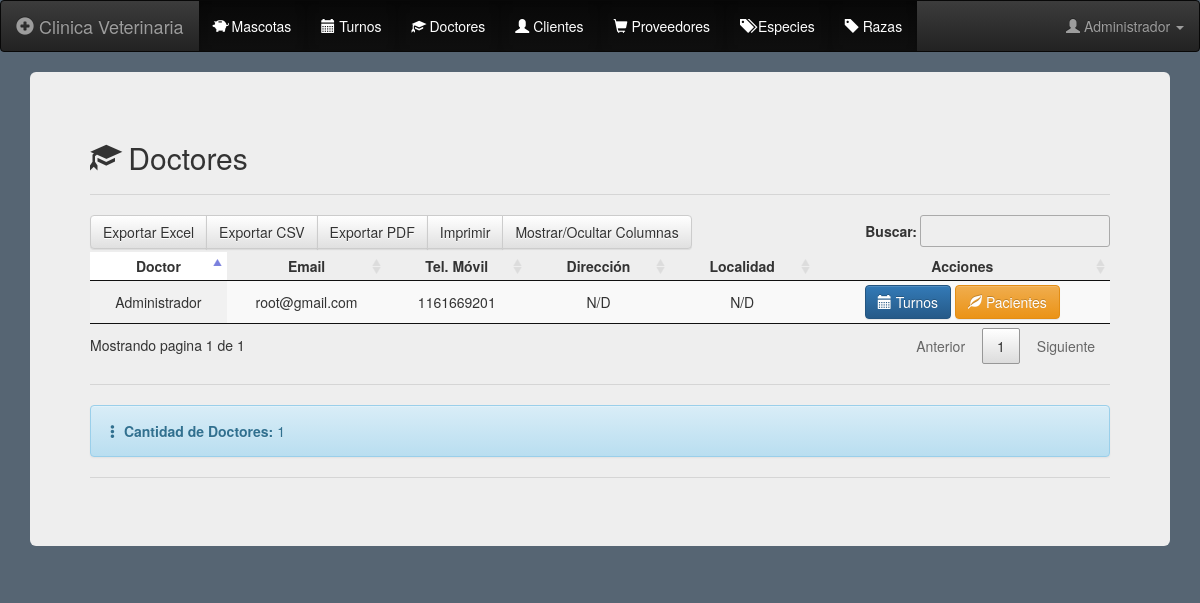
/doctores (signed in), run on an earlier commit of the app's database.
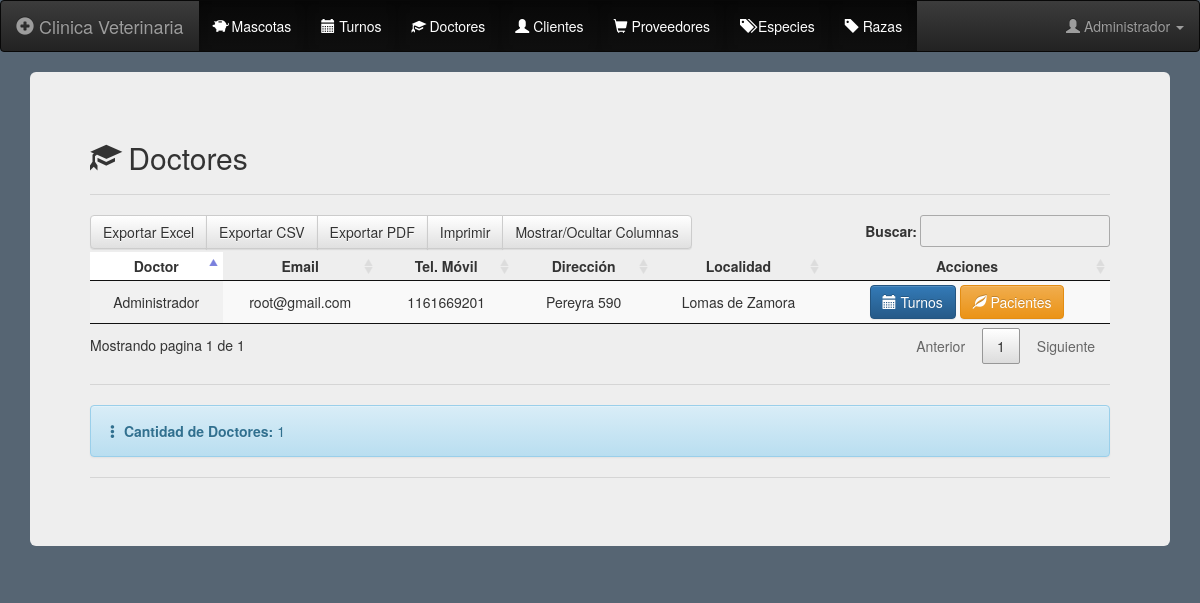
And on a later commit of the database.
### app/models.py (models this page shows)
class User(db.Model, UserMixin):
    id = db.Column(db.Integer, primary_key=True, autoincrement=True)
    name = db.Column(db.String(150), unique=True)
    user = db.Column(db.String(150), unique=True)
    email = db.Column(db.String(150), unique=True)
    cellphone =db.Column(db.String(10))
    address = db.Column(db.String(200))
    localization = db.Column(db.String(300))
    password = db.Column(db.String(150))
    user_type = db.Column(db.String(150))
    role = db.Column(db.Integer)

### app/views.py (the view)
@views.route('/doctores')
@login_required
def doctor():
	doctors = User.query.filter_by(user_type="doctor")
	count = User.query.filter_by(user_type="doctor").count()
	return render_template('doctores.html', doctors=doctors, count=count, user=current_user)

### app/__init__.py (called while the page is built)
def create_app():
	app = Flask(__name__)
	app.config['SECRET_KEY'] = 'veterinaria'
	app.config['SQLALCHEMY_TRACK_MODIFICATIONS'] = True
	app.config['SQLALCHEMY_DATABASE_URI'] = f'sqlite:///{DB_NAME}'
	db.init_app(app)
	from .views import views
	from .auth import auth
	app.register_blueprint(views, url_prefix='/')
	app.register_blueprint(auth, url_prefix='/')
	from .models import User, Pets, Races, Animal
	create_database(app)
	login_manager = LoginManager()
	login_manager.login_view = 'auth.login'
	login_manager.init_app(app)
	@login_manager.user_loader
	def load_user(id):
		return User.query.get(int(id))
	return app

### app/templates/doctores.html (shortened to what this page needs)
{% extends "index.html" %}
{% block content %}
  <div class="container-fluid">
    <div class="jumbotron">
      <h2><span class="glyphicon glyphicon-education" aria-hidden="true"></span> Doctores</h2><hr>
  <table class="display compact" style="width:100%" id="doctoresTable">
    <thead>
      <tr>
        <th class='text-nowrap text-center'>Doctor</th>
        <th class='text-nowrap text-center'>Email</th>
        <th class='text-nowrap text-center'>Tel. Móvil</th>
        <th class='text-nowrap text-center'>Dirección</th>
        <th class='text-nowrap text-center'>Localidad</th>
        <th class='text-nowrap text-center'>Acciones</th>
      </tr>
    </thead>
    <tbody>
      {% for doctor in doctors %}
        <tr>
          <td align="center">{{ doctor.name }}</td>
          <td align="center">{{ doctor.email }}</td>
          <td align="center">{{ doctor.cellphone }}</td>
          <td align="center">{{ doctor.address }}</td>
          <td align="center">{{ doctor.localization }}</td>
          <td class='text-nowrap' align="center">
              <a href="/turnos/{{ doctor.id }}" class="btn btn-primary "><span class="glyphicon glyphicon-calendar" aria-hidden="true"></span> Turnos</a>
              <a href="/pacientes/{{ doctor.id }}" class="btn btn-warning "><span class="glyphicon glyphicon-leaf" aria-hidden="true"></span> Pacientes</a>
          </td>
        </tr>
      {% endfor %}
    </tbody>
  </table><hr>
  <div class="alert alert-info"><span class="glyphicon glyphicon-option-vertical" aria-hidden="true"></span> <strong>Cantidad de Doctores:</strong> {{ count }} </div><hr>
</div>
</div>
{% endblock %}

### app/templates/index.html (shortened to what this page needs)
<!DOCTYPE html>
<html lang="es">
<head>
  <link rel="stylesheet" href="{{ url_for('static', filename='skeleton/css/bootstrap.min.css') }}" >
    <link rel="stylesheet" href="{{ url_for('static', filename='skeleton/css/bootstrap-theme.css') }}" >
    <link rel="stylesheet" href="{{ url_for('static', filename='skeleton/css/bootstrap-theme.min.css') }}" >
    <link rel="stylesheet" href="{{ url_for('static', filename='skeleton/css/scrolling-nav.css') }}" >
    <link rel="stylesheet" href="{{ url_for('static', filename='skeleton/css/index.css') }}" >
    <link rel="stylesheet" href="{{ url_for('static', filename='skeleton/Chart.js/Chart.min.css') }}" >
    <link rel="stylesheet" href="{{ url_for('static', filename='skeleton/Chart.js/Chart.css') }}" >
    <link rel="stylesheet" href="{{ url_for('static', filename='skeleton/css/jquery.dataTables.min.css') }}" >
    <link rel="stylesheet" href="{{ url_for('static', filename='skeleton/dataTables/buttons.dataTables.min.css') }}" >
    <link rel="stylesheet" href="{{ url_for('static', filename='skeleton/css/buttons.dataTables.min.css') }}" >
    <link rel="stylesheet" href="{{ url_for('static', filename='skeleton/css/buttons.bootstrap.min.css') }}" >
    <link rel="stylesheet" href="{{ url_for('static', filename='skeleton/css/jquery.dataTables-1.11.5.min.css') }}" >
    <link rel="stylesheet" href="{{ url_for('static', filename='skeleton/dataTables/fixedColumns.dataTables.min.css') }}" >
</head>
<body style="background-color:  #566573;" onload="nobackbutton();">
<nav class="navbar navbar-inverse">
  <div class="container-fluid">
    <div class="navbar-header">
      {% if user.is_authenticated %}
      <a class="navbar-brand" href="/main"><span class="glyphicon glyphicon-plus-sign" aria-hidden="true"></span> Clinica Veterinaria</a>
      {% else %}
      <a class="navbar-brand" href="/"><span class="glyphicon glyphicon-plus-sign" aria-hidden="true"></span> Clinica Veterinaria</a>
      {% endif %}
    </div>
    <ul class="nav navbar-nav">
      {% if user.is_authenticated %}
      {% if user.name == "Administrador" %}
      <li class="active"><a href="/mascotas"><span class="glyphicon glyphicon-piggy-bank" aria-hidden="true"></span> Mascotas</a></li>
      <li class="active"><a href="/turnos"><span class="glyphicon glyphicon-calendar" aria-hidden="true"></span> Turnos</a></li>
      <li class="active"><a href="/doctores"><span class="glyphicon glyphicon-education" aria-hidden="true"></span> Doctores</a></li>
      <li class="active"><a href="/clientes"><span class="glyphicon glyphicon-user" aria-hidden="true"></span> Clientes</a></li>
      <li class="active"><a href="/proovedores"><span class="glyphicon glyphicon-shopping-cart" aria-hidden="true"></span> Proveedores</a></li>
      <li class="active"><a href="/especies"><span class="glyphicon glyphicon-tags" aria-hidden="true"></span> Especies</a></li>
      <li class="active"><a href="/razas"><span class="glyphicon glyphicon-tag" aria-hidden="true"></span> Razas</a></li>
      {% else%}
      <li class="active"><a href="/mascotas/{{ user.id }}"><span class="glyphicon glyphicon-certificate" aria-hidden="true"></span> Mis Mascotas</a></li>
      <li class="active"><a href="/turnos/{{ user.id }}"><span class="glyphicon glyphicon-calendar" aria-hidden="true"></span> Mis Turnos</a></li>
      {% endif %}
    </ul>
    <ul class="nav navbar-nav navbar-right">
      <li class="dropdown">
        <a class="dropdown-toggle" data-toggle="dropdown" href="#"><span class="glyphicon glyphicon-user" aria-hidden="true"></span> {{ user.name }}
        <span class="caret"></span></a>
      </li>
    </ul>
      {% else %}
      <li class="active"><a href="password"><span class="glyphicon glyphicon-exclamation-sign" aria-hidden="true"></span> Olvidé mi Password</a></li>
      <li><a href="sign-up"><span class="glyphicon glyphicon-flash" aria-hidden="true"></span> Resgistrarse</a></li>
    {% endif %}
  </div>
</nav>
  <div class="container-fluid">
  {% block content %}{% endblock %}
  </div>
</body>
</html>

What changed in the data, as far as the page shows it:
changed User "Administrador": address "N/D" → "Pereyra 590"; localization "N/D" → "Lomas de Zamora"
